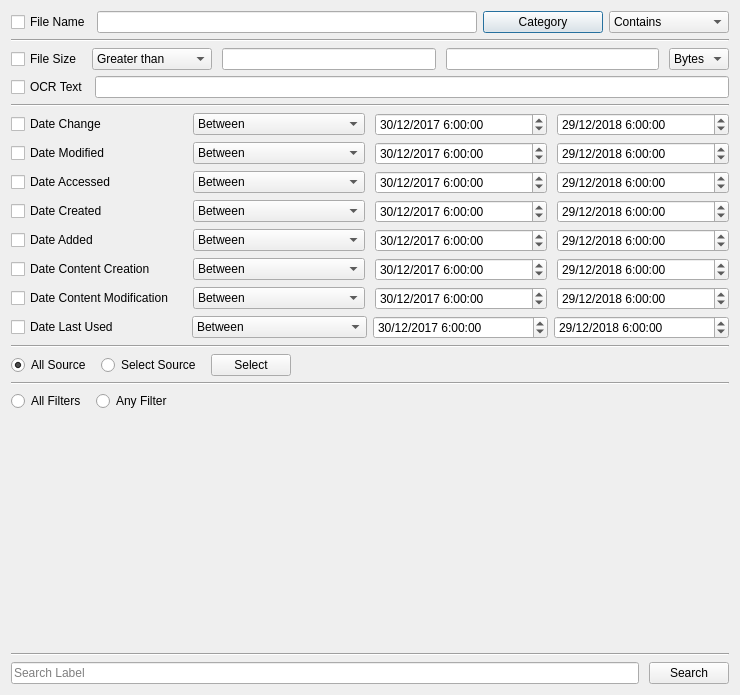
<?xml version="1.0" encoding="UTF-8"?>
<ui version="4.0">
 <class>file_search_regular_filters</class>
 <widget class="QDialog" name="file_search_regular_filters">
  <property name="geometry">
   <rect>
    <x>0</x>
    <y>0</y>
    <width>740</width>
    <height>695</height>
   </rect>
  </property>
  <property name="windowTitle">
   <string>File Search</string>
  </property>
  <layout class="QGridLayout" name="gridLayout">
   <item row="0" column="0">
    <layout class="QVBoxLayout" name="verticalLayout">
     <item>
      <layout class="QHBoxLayout" name="horizontalLayout">
       <property name="spacing">
        <number>-1</number>
       </property>
       <item>
        <widget class="QCheckBox" name="checkBox_file_name">
         <property name="text">
          <string>File Name</string>
         </property>
        </widget>
       </item>
       <item>
        <widget class="QLineEdit" name="lineEdit_file_name"/>
       </item>
       <item>
        <widget class="QPushButton" name="pushButton_file_name_select_category">
         <property name="minimumSize">
          <size>
           <width>120</width>
           <height>0</height>
          </size>
         </property>
         <property name="text">
          <string>Category</string>
         </property>
        </widget>
       </item>
       <item>
        <widget class="QComboBox" name="comboBox_file_name_options">
         <property name="minimumSize">
          <size>
           <width>120</width>
           <height>0</height>
          </size>
         </property>
         <item>
          <property name="text">
           <string>Contains</string>
          </property>
         </item>
         <item>
          <property name="text">
           <string>Matches</string>
          </property>
         </item>
         <item>
          <property name="text">
           <string>Starts with</string>
          </property>
         </item>
         <item>
          <property name="text">
           <string>Ends with</string>
          </property>
         </item>
        </widget>
       </item>
      </layout>
     </item>
     <item>
      <widget class="Line" name="line">
       <property name="orientation">
        <enum>Qt::Horizontal</enum>
       </property>
      </widget>
     </item>
     <item>
      <layout class="QHBoxLayout" name="horizontalLayout_9">
       <property name="spacing">
        <number>10</number>
       </property>
       <item>
        <widget class="QCheckBox" name="checkBox_file_size">
         <property name="text">
          <string>File Size</string>
         </property>
        </widget>
       </item>
       <item>
        <widget class="QComboBox" name="comboBox_file_size_options">
         <property name="minimumSize">
          <size>
           <width>120</width>
           <height>0</height>
          </size>
         </property>
         <item>
          <property name="text">
           <string>Greater than</string>
          </property>
         </item>
         <item>
          <property name="text">
           <string>Less than</string>
          </property>
         </item>
         <item>
          <property name="text">
           <string>Exact</string>
          </property>
         </item>
         <item>
          <property name="text">
           <string>Between</string>
          </property>
         </item>
        </widget>
       </item>
       <item>
        <widget class="QLineEdit" name="lineEdit_file_size_1"/>
       </item>
       <item>
        <widget class="QLineEdit" name="lineEdit_file_size_2"/>
       </item>
       <item>
        <widget class="QComboBox" name="comboBox_file_size_units">
         <item>
          <property name="text">
           <string>Bytes</string>
          </property>
         </item>
         <item>
          <property name="text">
           <string>KB</string>
          </property>
         </item>
         <item>
          <property name="text">
           <string>MB</string>
          </property>
         </item>
         <item>
          <property name="text">
           <string>GB</string>
          </property>
         </item>
        </widget>
       </item>
      </layout>
     </item>
     <item>
      <layout class="QHBoxLayout" name="horizontalLayout_13">
       <item>
        <widget class="QCheckBox" name="checkBox_ocr_text">
         <property name="text">
          <string>OCR Text</string>
         </property>
        </widget>
       </item>
       <item>
        <widget class="QLineEdit" name="lineEdit_ocr_text"/>
       </item>
      </layout>
     </item>
     <item>
      <widget class="Line" name="line_2">
       <property name="orientation">
        <enum>Qt::Horizontal</enum>
       </property>
      </widget>
     </item>
     <item>
      <layout class="QHBoxLayout" name="horizontalLayout_2">
       <property name="spacing">
        <number>10</number>
       </property>
       <item>
        <widget class="QCheckBox" name="checkBox_date_change">
         <property name="text">
          <string>Date Change</string>
         </property>
        </widget>
       </item>
       <item>
        <widget class="QComboBox" name="comboBox_date_change_options">
         <item>
          <property name="text">
           <string>Between</string>
          </property>
         </item>
         <item>
          <property name="text">
           <string>Before</string>
          </property>
         </item>
         <item>
          <property name="text">
           <string>After</string>
          </property>
         </item>
        </widget>
       </item>
       <item>
        <widget class="QDateTimeEdit" name="dateTimeEdit_date_change_1">
         <property name="dateTime">
          <datetime>
           <hour>6</hour>
           <minute>0</minute>
           <second>0</second>
           <year>2017</year>
           <month>12</month>
           <day>30</day>
          </datetime>
         </property>
         <property name="date">
          <date>
           <year>2017</year>
           <month>12</month>
           <day>30</day>
          </date>
         </property>
         <property name="displayFormat">
          <string>dd/MM/yyyy h:mm:ss</string>
         </property>
         <property name="timeSpec">
          <enum>Qt::UTC</enum>
         </property>
        </widget>
       </item>
       <item>
        <widget class="QDateTimeEdit" name="dateTimeEdit_date_change_2">
         <property name="dateTime">
          <datetime>
           <hour>6</hour>
           <minute>0</minute>
           <second>0</second>
           <year>2018</year>
           <month>12</month>
           <day>29</day>
          </datetime>
         </property>
         <property name="date">
          <date>
           <year>2018</year>
           <month>12</month>
           <day>29</day>
          </date>
         </property>
         <property name="displayFormat">
          <string>dd/MM/yyyy h:mm:ss</string>
         </property>
         <property name="timeSpec">
          <enum>Qt::UTC</enum>
         </property>
        </widget>
       </item>
      </layout>
     </item>
     <item>
      <layout class="QHBoxLayout" name="horizontalLayout_3">
       <property name="spacing">
        <number>10</number>
       </property>
       <item>
        <widget class="QCheckBox" name="checkBox_date_modified">
         <property name="text">
          <string>Date Modified</string>
         </property>
        </widget>
       </item>
       <item>
        <widget class="QComboBox" name="comboBox_date_modified_options">
         <item>
          <property name="text">
           <string>Between</string>
          </property>
         </item>
         <item>
          <property name="text">
           <string>Before</string>
          </property>
         </item>
         <item>
          <property name="text">
           <string>After</string>
          </property>
         </item>
        </widget>
       </item>
       <item>
        <widget class="QDateTimeEdit" name="dateTimeEdit_date_modified_1">
         <property name="dateTime">
          <datetime>
           <hour>6</hour>
           <minute>0</minute>
           <second>0</second>
           <year>2017</year>
           <month>12</month>
           <day>30</day>
          </datetime>
         </property>
         <property name="date">
          <date>
           <year>2017</year>
           <month>12</month>
           <day>30</day>
          </date>
         </property>
         <property name="displayFormat">
          <string>dd/MM/yyyy h:mm:ss</string>
         </property>
         <property name="timeSpec">
          <enum>Qt::UTC</enum>
         </property>
        </widget>
       </item>
       <item>
        <widget class="QDateTimeEdit" name="dateTimeEdit_date_modified_2">
         <property name="dateTime">
          <datetime>
           <hour>6</hour>
           <minute>0</minute>
           <second>0</second>
           <year>2018</year>
           <month>12</month>
           <day>29</day>
          </datetime>
         </property>
         <property name="date">
          <date>
           <year>2018</year>
           <month>12</month>
           <day>29</day>
          </date>
         </property>
         <property name="displayFormat">
          <string>dd/MM/yyyy h:mm:ss</string>
         </property>
         <property name="timeSpec">
          <enum>Qt::UTC</enum>
         </property>
        </widget>
       </item>
      </layout>
     </item>
     <item>
      <layout class="QHBoxLayout" name="horizontalLayout_6">
       <property name="spacing">
        <number>10</number>
       </property>
       <item>
        <widget class="QCheckBox" name="checkBox_date_accessed">
         <property name="text">
          <string>Date Accessed</string>
         </property>
        </widget>
       </item>
       <item>
        <widget class="QComboBox" name="comboBox_date_accessed_options">
         <item>
          <property name="text">
           <string>Between</string>
          </property>
         </item>
         <item>
          <property name="text">
           <string>Before</string>
          </property>
         </item>
         <item>
          <property name="text">
           <string>After</string>
          </property>
         </item>
        </widget>
       </item>
       <item>
        <widget class="QDateTimeEdit" name="dateTimeEdit_date_accessed_1">
         <property name="dateTime">
          <datetime>
           <hour>6</hour>
           <minute>0</minute>
           <second>0</second>
           <year>2017</year>
           <month>12</month>
           <day>30</day>
          </datetime>
         </property>
         <property name="date">
          <date>
           <year>2017</year>
           <month>12</month>
           <day>30</day>
          </date>
         </property>
         <property name="displayFormat">
          <string>dd/MM/yyyy h:mm:ss</string>
         </property>
         <property name="timeSpec">
          <enum>Qt::UTC</enum>
         </property>
        </widget>
       </item>
       <item>
        <widget class="QDateTimeEdit" name="dateTimeEdit_date_accessed_2">
         <property name="dateTime">
          <datetime>
           <hour>6</hour>
           <minute>0</minute>
           <second>0</second>
           <year>2018</year>
           <month>12</month>
           <day>29</day>
          </datetime>
         </property>
         <property name="date">
          <date>
           <year>2018</year>
           <month>12</month>
           <day>29</day>
          </date>
         </property>
         <property name="displayFormat">
          <string>dd/MM/yyyy h:mm:ss</string>
         </property>
         <property name="timeSpec">
          <enum>Qt::UTC</enum>
         </property>
        </widget>
       </item>
      </layout>
     </item>
     <item>
      <layout class="QHBoxLayout" name="horizontalLayout_14">
       <property name="spacing">
        <number>10</number>
       </property>
       <item>
        <widget class="QCheckBox" name="checkBox_date_created">
         <property name="text">
          <string>Date Created</string>
         </property>
        </widget>
       </item>
       <item>
        <widget class="QComboBox" name="comboBox_date_created_options">
         <item>
          <property name="text">
           <string>Between</string>
          </property>
         </item>
         <item>
          <property name="text">
           <string>Before</string>
          </property>
         </item>
         <item>
          <property name="text">
           <string>After</string>
          </property>
         </item>
        </widget>
       </item>
       <item>
        <widget class="QDateTimeEdit" name="dateTimeEdit_date_created_1">
         <property name="dateTime">
          <datetime>
           <hour>6</hour>
           <minute>0</minute>
           <second>0</second>
           <year>2017</year>
           <month>12</month>
           <day>30</day>
          </datetime>
         </property>
         <property name="date">
          <date>
           <year>2017</year>
           <month>12</month>
           <day>30</day>
          </date>
         </property>
         <property name="displayFormat">
          <string>dd/MM/yyyy h:mm:ss</string>
         </property>
         <property name="timeSpec">
          <enum>Qt::UTC</enum>
         </property>
        </widget>
       </item>
       <item>
        <widget class="QDateTimeEdit" name="dateTimeEdit_date_created_2">
         <property name="dateTime">
          <datetime>
           <hour>6</hour>
           <minute>0</minute>
           <second>0</second>
           <year>2018</year>
           <month>12</month>
           <day>29</day>
          </datetime>
         </property>
         <property name="date">
          <date>
           <year>2018</year>
           <month>12</month>
           <day>29</day>
          </date>
         </property>
         <property name="displayFormat">
          <string>dd/MM/yyyy h:mm:ss</string>
         </property>
         <property name="timeSpec">
          <enum>Qt::UTC</enum>
         </property>
        </widget>
       </item>
      </layout>
     </item>
     <item>
      <layout class="QHBoxLayout" name="horizontalLayout_5">
       <property name="spacing">
        <number>10</number>
       </property>
       <item>
        <widget class="QCheckBox" name="checkBox_date_added">
         <property name="text">
          <string>Date Added</string>
         </property>
        </widget>
       </item>
       <item>
        <widget class="QComboBox" name="comboBox_date_added_options">
         <item>
          <property name="text">
           <string>Between</string>
          </property>
         </item>
         <item>
          <property name="text">
           <string>Before</string>
          </property>
         </item>
         <item>
          <property name="text">
           <string>After</string>
          </property>
         </item>
        </widget>
       </item>
       <item>
        <widget class="QDateTimeEdit" name="dateTimeEdit_date_added_1">
         <property name="dateTime">
          <datetime>
           <hour>6</hour>
           <minute>0</minute>
           <second>0</second>
           <year>2017</year>
           <month>12</month>
           <day>30</day>
          </datetime>
         </property>
         <property name="date">
          <date>
           <year>2017</year>
           <month>12</month>
           <day>30</day>
          </date>
         </property>
         <property name="displayFormat">
          <string>dd/MM/yyyy h:mm:ss</string>
         </property>
         <property name="timeSpec">
          <enum>Qt::UTC</enum>
         </property>
        </widget>
       </item>
       <item>
        <widget class="QDateTimeEdit" name="dateTimeEdit_date_added_2">
         <property name="dateTime">
          <datetime>
           <hour>6</hour>
           <minute>0</minute>
           <second>0</second>
           <year>2018</year>
           <month>12</month>
           <day>29</day>
          </datetime>
         </property>
         <property name="date">
          <date>
           <year>2018</year>
           <month>12</month>
           <day>29</day>
          </date>
         </property>
         <property name="displayFormat">
          <string>dd/MM/yyyy h:mm:ss</string>
         </property>
         <property name="timeSpec">
          <enum>Qt::UTC</enum>
         </property>
        </widget>
       </item>
      </layout>
     </item>
     <item>
      <layout class="QHBoxLayout" name="horizontalLayout_4">
       <property name="spacing">
        <number>10</number>
       </property>
       <item>
        <widget class="QCheckBox" name="checkBox_content_creation">
         <property name="text">
          <string>Date Content Creation</string>
         </property>
        </widget>
       </item>
       <item>
        <widget class="QComboBox" name="comboBox_content_creation_options">
         <item>
          <property name="text">
           <string>Between</string>
          </property>
         </item>
         <item>
          <property name="text">
           <string>Before</string>
          </property>
         </item>
         <item>
          <property name="text">
           <string>After</string>
          </property>
         </item>
        </widget>
       </item>
       <item>
        <widget class="QDateTimeEdit" name="dateTimeEdit_content_creation_1">
         <property name="dateTime">
          <datetime>
           <hour>6</hour>
           <minute>0</minute>
           <second>0</second>
           <year>2017</year>
           <month>12</month>
           <day>30</day>
          </datetime>
         </property>
         <property name="date">
          <date>
           <year>2017</year>
           <month>12</month>
           <day>30</day>
          </date>
         </property>
         <property name="displayFormat">
          <string>dd/MM/yyyy h:mm:ss</string>
         </property>
         <property name="timeSpec">
          <enum>Qt::UTC</enum>
         </property>
        </widget>
       </item>
       <item>
        <widget class="QDateTimeEdit" name="dateTimeEdit_content_creation_2">
         <property name="dateTime">
          <datetime>
           <hour>6</hour>
           <minute>0</minute>
           <second>0</second>
           <year>2018</year>
           <month>12</month>
           <day>29</day>
          </datetime>
         </property>
         <property name="date">
          <date>
           <year>2018</year>
           <month>12</month>
           <day>29</day>
          </date>
         </property>
         <property name="displayFormat">
          <string>dd/MM/yyyy h:mm:ss</string>
         </property>
         <property name="timeSpec">
          <enum>Qt::UTC</enum>
         </property>
        </widget>
       </item>
      </layout>
     </item>
     <item>
      <layout class="QHBoxLayout" name="horizontalLayout_8">
       <property name="spacing">
        <number>10</number>
       </property>
       <item>
        <widget class="QCheckBox" name="checkBox_content_modification">
         <property name="text">
          <string>Date Content Modification</string>
         </property>
        </widget>
       </item>
       <item>
        <widget class="QComboBox" name="comboBox_content_modification_options">
         <item>
          <property name="text">
           <string>Between</string>
          </property>
         </item>
         <item>
          <property name="text">
           <string>Before</string>
          </property>
         </item>
         <item>
          <property name="text">
           <string>After</string>
          </property>
         </item>
        </widget>
       </item>
       <item>
        <widget class="QDateTimeEdit" name="dateTimeEdit_content_modification_1">
         <property name="dateTime">
          <datetime>
           <hour>6</hour>
           <minute>0</minute>
           <second>0</second>
           <year>2017</year>
           <month>12</month>
           <day>30</day>
          </datetime>
         </property>
         <property name="date">
          <date>
           <year>2017</year>
           <month>12</month>
           <day>30</day>
          </date>
         </property>
         <property name="displayFormat">
          <string>dd/MM/yyyy h:mm:ss</string>
         </property>
         <property name="timeSpec">
          <enum>Qt::UTC</enum>
         </property>
        </widget>
       </item>
       <item>
        <widget class="QDateTimeEdit" name="dateTimeEdit_content_modification_2">
         <property name="dateTime">
          <datetime>
           <hour>6</hour>
           <minute>0</minute>
           <second>0</second>
           <year>2018</year>
           <month>12</month>
           <day>29</day>
          </datetime>
         </property>
         <property name="date">
          <date>
           <year>2018</year>
           <month>12</month>
           <day>29</day>
          </date>
         </property>
         <property name="displayFormat">
          <string>dd/MM/yyyy h:mm:ss</string>
         </property>
         <property name="timeSpec">
          <enum>Qt::UTC</enum>
         </property>
        </widget>
       </item>
      </layout>
     </item>
     <item>
      <layout class="QHBoxLayout" name="horizontalLayout_7">
       <item>
        <widget class="QCheckBox" name="checkBox_last_used">
         <property name="text">
          <string>Date Last Used</string>
         </property>
        </widget>
       </item>
       <item>
        <widget class="QComboBox" name="comboBox_last_used_options">
         <item>
          <property name="text">
           <string>Between</string>
          </property>
         </item>
         <item>
          <property name="text">
           <string>Before</string>
          </property>
         </item>
         <item>
          <property name="text">
           <string>After</string>
          </property>
         </item>
        </widget>
       </item>
       <item>
        <widget class="QDateTimeEdit" name="dateTimeEdit_last_used_1">
         <property name="dateTime">
          <datetime>
           <hour>6</hour>
           <minute>0</minute>
           <second>0</second>
           <year>2017</year>
           <month>12</month>
           <day>30</day>
          </datetime>
         </property>
         <property name="date">
          <date>
           <year>2017</year>
           <month>12</month>
           <day>30</day>
          </date>
         </property>
         <property name="displayFormat">
          <string>dd/MM/yyyy h:mm:ss</string>
         </property>
         <property name="timeSpec">
          <enum>Qt::UTC</enum>
         </property>
        </widget>
       </item>
       <item>
        <widget class="QDateTimeEdit" name="dateTimeEdit_last_used_2">
         <property name="dateTime">
          <datetime>
           <hour>6</hour>
           <minute>0</minute>
           <second>0</second>
           <year>2018</year>
           <month>12</month>
           <day>29</day>
          </datetime>
         </property>
         <property name="date">
          <date>
           <year>2018</year>
           <month>12</month>
           <day>29</day>
          </date>
         </property>
         <property name="displayFormat">
          <string>dd/MM/yyyy h:mm:ss</string>
         </property>
         <property name="timeSpec">
          <enum>Qt::UTC</enum>
         </property>
        </widget>
       </item>
      </layout>
     </item>
     <item>
      <widget class="Line" name="line_4">
       <property name="orientation">
        <enum>Qt::Horizontal</enum>
       </property>
      </widget>
     </item>
     <item>
      <layout class="QHBoxLayout" name="horizontalLayout_12">
       <property name="spacing">
        <number>10</number>
       </property>
       <item>
        <widget class="QRadioButton" name="radioButton_all_source">
         <property name="focusPolicy">
          <enum>Qt::NoFocus</enum>
         </property>
         <property name="text">
          <string>All Source</string>
         </property>
         <property name="checked">
          <bool>true</bool>
         </property>
         <attribute name="buttonGroup">
          <string notr="true">buttonGroup</string>
         </attribute>
        </widget>
       </item>
       <item>
        <widget class="QRadioButton" name="radioButton_select_source">
         <property name="focusPolicy">
          <enum>Qt::NoFocus</enum>
         </property>
         <property name="text">
          <string>Select Source</string>
         </property>
         <attribute name="buttonGroup">
          <string notr="true">buttonGroup</string>
         </attribute>
        </widget>
       </item>
       <item>
        <widget class="QPushButton" name="pushButton_select_source_list">
         <property name="focusPolicy">
          <enum>Qt::NoFocus</enum>
         </property>
         <property name="text">
          <string>Select</string>
         </property>
        </widget>
       </item>
       <item>
        <spacer name="horizontalSpacer_3">
         <property name="orientation">
          <enum>Qt::Horizontal</enum>
         </property>
         <property name="sizeHint" stdset="0">
          <size>
           <width>40</width>
           <height>20</height>
          </size>
         </property>
        </spacer>
       </item>
      </layout>
     </item>
     <item>
      <widget class="Line" name="line_3">
       <property name="orientation">
        <enum>Qt::Horizontal</enum>
       </property>
      </widget>
     </item>
     <item>
      <layout class="QHBoxLayout" name="horizontalLayout_11">
       <property name="spacing">
        <number>10</number>
       </property>
       <item>
        <widget class="QRadioButton" name="radioButton_all_filters">
         <property name="focusPolicy">
          <enum>Qt::NoFocus</enum>
         </property>
         <property name="text">
          <string>All Filters</string>
         </property>
         <attribute name="buttonGroup">
          <string notr="true">buttonGroup_2</string>
         </attribute>
        </widget>
       </item>
       <item>
        <widget class="QRadioButton" name="radioButton_any_filter">
         <property name="focusPolicy">
          <enum>Qt::NoFocus</enum>
         </property>
         <property name="text">
          <string>Any Filter</string>
         </property>
         <attribute name="buttonGroup">
          <string notr="true">buttonGroup_2</string>
         </attribute>
        </widget>
       </item>
       <item>
        <spacer name="horizontalSpacer">
         <property name="orientation">
          <enum>Qt::Horizontal</enum>
         </property>
         <property name="sizeHint" stdset="0">
          <size>
           <width>40</width>
           <height>20</height>
          </size>
         </property>
        </spacer>
       </item>
      </layout>
     </item>
     <item>
      <spacer name="verticalSpacer">
       <property name="orientation">
        <enum>Qt::Vertical</enum>
       </property>
       <property name="sizeType">
        <enum>QSizePolicy::Expanding</enum>
       </property>
       <property name="sizeHint" stdset="0">
        <size>
         <width>20</width>
         <height>13</height>
        </size>
       </property>
      </spacer>
     </item>
     <item>
      <widget class="Line" name="line_5">
       <property name="orientation">
        <enum>Qt::Horizontal</enum>
       </property>
      </widget>
     </item>
     <item>
      <layout class="QHBoxLayout" name="horizontalLayout_10">
       <property name="spacing">
        <number>10</number>
       </property>
       <property name="leftMargin">
        <number>0</number>
       </property>
       <property name="topMargin">
        <number>0</number>
       </property>
       <property name="rightMargin">
        <number>0</number>
       </property>
       <property name="bottomMargin">
        <number>0</number>
       </property>
       <item>
        <widget class="QLineEdit" name="lineEdit_search_label">
         <property name="placeholderText">
          <string>Search Label</string>
         </property>
        </widget>
       </item>
       <item>
        <widget class="QPushButton" name="pushButton_search">
         <property name="focusPolicy">
          <enum>Qt::NoFocus</enum>
         </property>
         <property name="text">
          <string>Search</string>
         </property>
        </widget>
       </item>
      </layout>
     </item>
    </layout>
   </item>
  </layout>
 </widget>
 <resources/>
 <connections/>
 <buttongroups>
  <buttongroup name="buttonGroup_2"/>
  <buttongroup name="buttonGroup"/>
 </buttongroups>
</ui>
